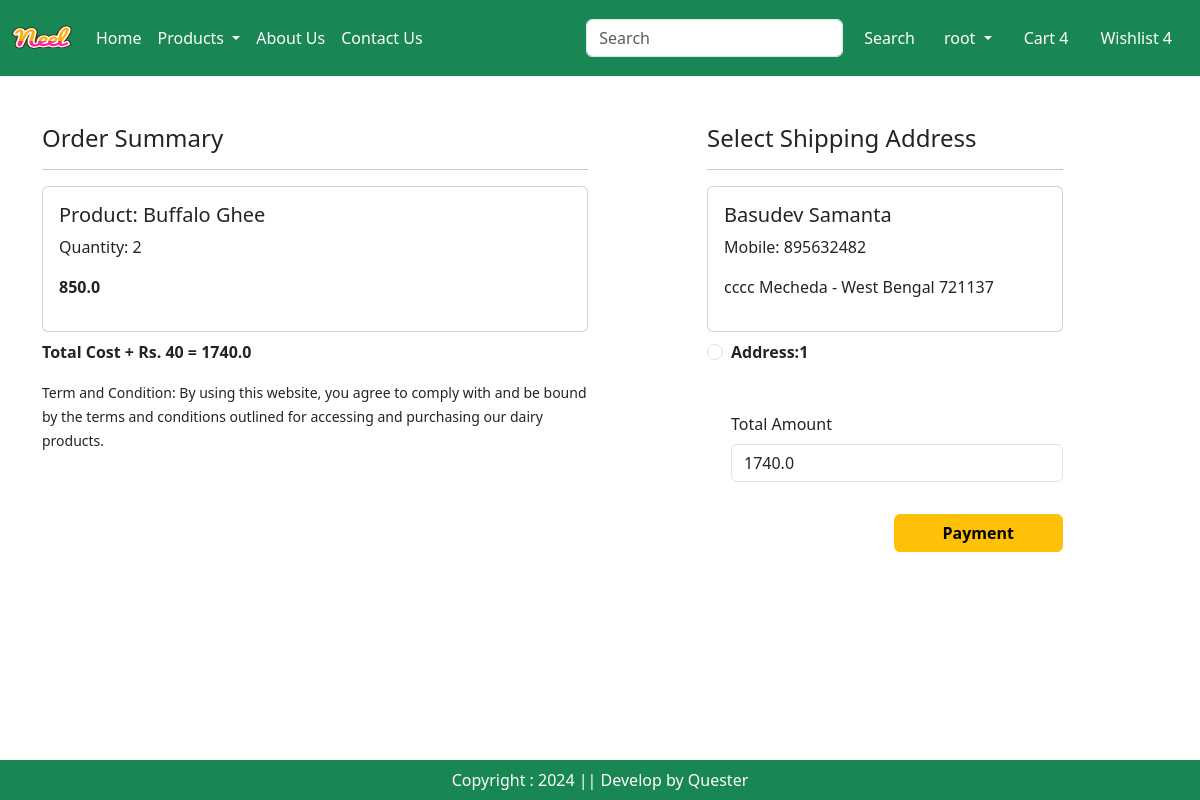
Screenshot of /checkout/ (signed in) with the database file from the repository.
### app/models.py (models this page shows, shortened)
class Cart(models.Model):
  user = models.ForeignKey(User, on_delete=models.CASCADE)
  product = models.ForeignKey(Product, on_delete=models.CASCADE)
  quantity = models.PositiveIntegerField(default=1)

class Product(models.Model):
  title = models.CharField(max_length=100)
  selling_price = models.FloatField()
  discounted_price = models.FloatField()
  description = models.TextField()
  composition = models.TextField(default='')
  prodapp = models.TextField(default='')
  category = models.CharField(choices=CATEGORY_CHOICES, max_length=2)
  product_image = models.ImageField(upload_to='product')

class Customer(models.Model):
  user  = models.ForeignKey(User,  on_delete=models.CASCADE)
  name = models.CharField(max_length=200)
  locality = models.CharField(max_length=200)
  city = models.CharField(max_length=50)
  mobile = models.IntegerField(default=0)
  zipcode = models.IntegerField()
  state = models.CharField(choices=STATE_CHOICES, max_length=50)

### app/views.py (the view, shortened to what this page needs)
# urls.py: path('checkout/', views.Checkout.as_view(), name='checkout'),
class Checkout(View):
  def get(self, request):
    user = request.user
    add = Customer.objects.filter(user=user)
    cart_items=Cart.objects.filter(user=user)
    amount = 0
    for p in cart_items:
      value = p.quantity * p.product.discounted_price
      amount += value
    totalamount = amount + 40
    razoramount = int(totalamount * 100)
    client = razorpay.Client(auth=(settings.RAZOR_KEY_ID, settings.RAZOR_KEY_SECRET))
    data = { "amount": razoramount, "currency": "INR", "receipt": "order_rcptid_12"}
    payment_response = client.order.create(data=data)
    print(payment_response)
    order_id = payment_response['id']
    order_status = payment_response['status']
    return render(request, 'app/checkout.html',locals())

### app/templates/app/checkout.html (shortened to what this page needs)
{% extends "app/base.html" %}
{% load static %}
{% block main-content %}
  <div class="container">
    <div class="row mt-5">
      <div class="col-sm-6">
        <h4>Order Summary</h4>
        <hr>
        {% for item in cart_items %}
          <div class="card mb-2">
            <div class="card-body">
              <h5>Product: {{item.product.title}}</h5>
              <p>Quantity: {{item.quantity}}</p>
              <p class="fw-bold">{{item.product.discounted_price}}</p>
            </div>
          </div>
        {% endfor %}
        <p class="fw-bold">Total Cost + Rs. 40 = {{totalamount}}</p>
        <small>Term and Condition: By using this website, you agree to comply with and be bound by the terms and conditions outlined for accessing and purchasing our dairy products.
        </small>
      </div>
      <div class="col-sm-4 offset-sm-1">
        <h4>Select Shipping Address</h4>
        <hr>
        <form method="post" id="myform">
          {% for ad in  add %}
            <div class="card">
              <div class="card-body">
                <h5>{{ad.name}}</h5>
                <p>Mobile: {{ad.mobile}}</p>
                <p>{{ad.locality}} {{ad.city}} - {{ad.state}} {{ad.zipcode}}</p>
              </div>
            </div>
            <div class="form-check mt-2 mb-5">
              <input class="form-check-input" type="radio" name="custid" id="custadd {{forloop.counter}}" value="{{ad.id}}"/>
              <label class="form-check-label fw-bold" for="custadd{{forloop.counter}}">Address:{{forloop.counter}}</label>
            </div>
          {% endfor %}
          <div class="form-check mb-3">
            <label for="totalamount" class="form-label">Total Amount</label>
            <input type="number" class="form-control" name="totalamount" value={{totalamount}} readonly/>
          </div>
          <div class="text-end">
            <button id="rzp-button1" type="submit" class="btn btn-warning mt-3 px-5 fw-bold">Payment</button>
          </div>
        </form>
      </div>
    </div>
  </div>
  <br>
  <br>
{% endblock main-content %}

### app/templates/app/base.html (shortened to what this page needs)
<!DOCTYPE html>
{% load static %}
<html lang="en">
<head>
    <link
        href="https://cdn.jsdelivr.net/npm/bootstrap@5.3.3/dist/css/bootstrap.min.css"
        rel="stylesheet"
    />
    <link rel="stylesheet" href="{% static 'app/css/owl.carousel.min.css' %}" />
    <link rel="stylesheet" href="{% static 'app/css/all.min.css' %}" />
    <link rel="stylesheet" href="{% static 'app/css/style.css' %}" />
</head>
<body>
    <nav class="navbar navbar-expand-lg navbar-dark bg-success">
        <div class="container-fluid">
            <a class="navbar-brand" href="#">
              <img src="{%static "app/images/neel.png"%}" width="60" height="50" />
            </a>
            <div class="collapse navbar-collapse" id="navbarSupportedContent">
                <ul class="navbar-nav me-auto mb-2 mb-lg-0">
                    {% if request.user.is_authenticated %}
                    <li class="nav-item">
                        <a class="nav-link active" aria-current="page" href="/">Home</a>
                    </li>
                    <li class="nav-item dropdown">
                      <a class="nav-link dropdown-toggle text-white" href="#" role="button" data-bs-toggle="dropdown" aria-expanded="false">
                          Products
                      </a>
                  </li>
                    <li class="nav-item">
                        <a class="nav-link text-white" href="{% url "about" %}">About Us</a>
                    </li>
                    <li class="nav-item">
                        <a class="nav-link text-white" href="{% url "contact" %}">Contact Us</a>
                    </li>
                </ul>
                <form class="d-flex" role="search">
                    <input class="form-control me-2" type="search" placeholder="Search" aria-label="Search">
                    <button class="btn btn-outline-success text-white" type="submit">Search</button>
                </form>
            </div>
            <ul class="navbar-nav me-auto mb-2 mb-lg-0">
              <li class="nav-item dropdown mx-2">
                <a class="nav-link dropdown-toggle text-white" href="#" role="button" id="profileDropdown" data-bs-toggle="dropdown" aria-expanded="false">
                    {{request.user.username}}
                </a>
            </li>
            <li class="nav-item mx-2">
              <a href="{% url "showCart" %}" class="nav-link text-white">Cart 4</a>
            </li>
            <li class="nav-item mx-2">
              <a href="#" class="nav-link text-white">Wishlist 4</a>
            </li>
            {% endif %}
            </ul>
        </div>
    </nav>
    {% block main-content %}{% endblock main-content %}
    <footer class="container-fluid bg-success text-center text-white fixed-bottom p-2 mt-5">
        Copyright : 2024 || Develop by Quester
    </footer>
</body>
</html>

### rows the page displays
Cart: product "Buffalo Ghee", quantity "2", product.discounted_price "850.0"
Customer: name "Basudev Samanta", mobile "895632482", locality "cccc", city "Mecheda", state "West Bengal", zipcode "721137"

### other values shown
{{ request.user.username }} "root"
{{ totalamount }} "1740.0"
